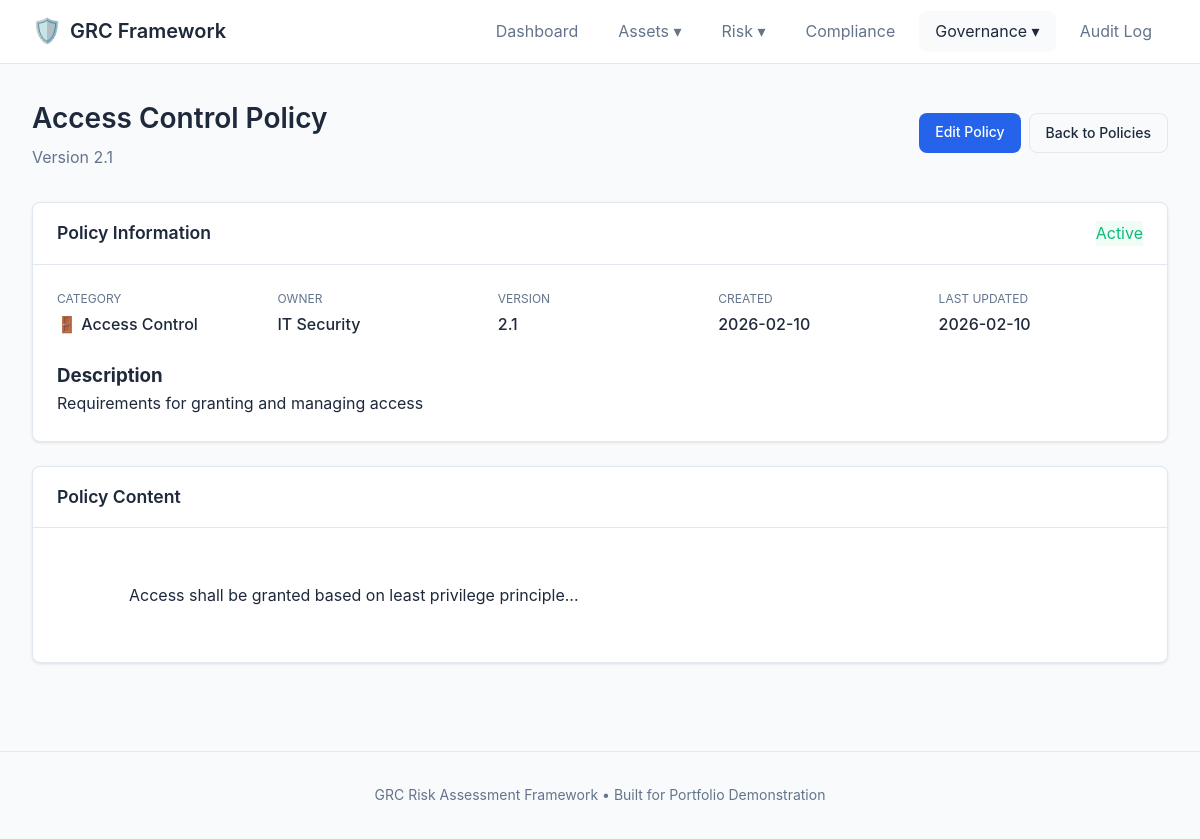
/policy/view/5, run on the app's committed database.
### app.py (models this page shows)
class Policy(db.Model):
    id = db.Column(db.Integer, primary_key=True)
    name = db.Column(db.String(200), nullable=False)
    description = db.Column(db.Text)
    category = db.Column(db.String(100))  # Security, Privacy, Access Control, Incident Response
    version = db.Column(db.String(20), default='1.0')
    owner = db.Column(db.String(100))
    status = db.Column(db.String(20), default='Draft')  # Draft, Active, Under Review, Retired
    effective_date = db.Column(db.Date)
    review_date = db.Column(db.Date)
    content = db.Column(db.Text)
    created_at = db.Column(db.DateTime, default=datetime.utcnow)
    updated_at = db.Column(db.DateTime, default=datetime.utcnow, onupdate=datetime.utcnow)

### app.py (the view)
@app.route('/policy/view/<int:id>')
def view_policy(id):
    policy = Policy.query.get_or_404(id)
    return render_template('view_policy.html', policy=policy)

### templates/view_policy.html (shortened to what this page needs)
{% extends 'base.html' %}
{% block content %}
<div class="page-header">
    <div>
        <h1>{{ policy.name }}</h1>
        <p class="subtitle">Version {{ policy.version }}</p>
    </div>
    <div class="header-actions">
        <a href="{{ url_for('edit_policy', id=policy.id) }}" class="btn btn-primary">Edit Policy</a>
        <a href="{{ url_for('policies') }}" class="btn btn-secondary">Back to Policies</a>
    </div>
</div>
<div class="policy-detail">
    <div class="card">
        <div class="card-header">
            <h2>Policy Information</h2>
            <span class="policy-status status-{{ policy.status|lower|replace(' ', '-') }}">{{ policy.status }}</span>
        </div>
        <div class="card-body">
            <div class="policy-meta-grid">
                <div class="meta-item">
                    <span class="meta-label">Category</span>
                    <span class="meta-value">
                        {% if policy.category == 'Security' %}🔒
                        {% elif policy.category == 'Privacy' %}🔐
                        {% elif policy.category == 'Access Control' %}🚪
                        {% elif policy.category == 'Incident Response' %}🚨
                        {% else %}📋{% endif %}
                        {{ policy.category }}
                    </span>
                </div>
                <div class="meta-item">
                    <span class="meta-label">Owner</span>
                    <span class="meta-value">{{ policy.owner or 'Unassigned' }}</span>
                </div>
                <div class="meta-item">
                    <span class="meta-label">Version</span>
                    <span class="meta-value">{{ policy.version }}</span>
                </div>
                <div class="meta-item">
                    <span class="meta-label">Created</span>
                    <span class="meta-value">{{ policy.created_at.strftime('%Y-%m-%d') }}</span>
                </div>
                <div class="meta-item">
                    <span class="meta-label">Last Updated</span>
                    <span class="meta-value">{{ policy.updated_at.strftime('%Y-%m-%d') }}</span>
                </div>
            </div>
            {% if policy.description %}
            <div class="policy-description-full">
                <h3>Description</h3>
                <p>{{ policy.description }}</p>
            </div>
            {% endif %}
        </div>
    </div>
    <div class="card">
        <div class="card-header">
            <h2>Policy Content</h2>
        </div>
        <div class="card-body">
            {% if policy.content %}
            <div class="policy-content">
                {{ policy.content|safe }}
            </div>
            {% else %}
            <div class="empty-state">
                <p>No content has been added to this policy yet.</p>
                <a href="{{ url_for('edit_policy', id=policy.id) }}" class="btn btn-primary">Add Content</a>
            </div>
            {% endif %}
        </div>
    </div>
</div>
{% endblock %}

### static/style.css (style rules this page uses)
:root { --primary: #2563eb; --primary-dark: #1d4ed8; --secondary: #64748b; --success: #10b981; --warning: #f59e0b; --danger: #ef4444; --critical: #dc2626; --high: #ea580c; --medium: #eab308; --low: #22c55e; --bg: #f8fafc; --bg-card: #ffffff; --border: #e2e8f0; --text: #1e293b; --text-muted: #64748b; --radius: 8px; --shadow: 0 1px 3px rgba(0,0,0,0.1); --shadow-lg: 0 4px 6px rgba(0,0,0,0.1); }
* { margin: 0; padding: 0; box-sizing: border-box; }
body { font-family: -apple-system, BlinkMacSystemFont, 'Segoe UI', Roboto, Oxygen, Ubuntu, sans-serif; background: var(--bg); color: var(--text); line-height: 1.6; min-height: 100vh; }
a { color: var(--primary); text-decoration: none; }
.page-header { display: flex; justify-content: space-between; align-items: center; margin-bottom: 2rem; flex-wrap: wrap; gap: 1rem; }
.page-header h1 { font-size: 1.75rem; font-weight: 600; }
.subtitle { color: var(--text-muted); margin-top: 0.25rem; }
.header-actions { display: flex; gap: 0.5rem; }
.card { background: var(--bg-card); border: 1px solid var(--border); border-radius: var(--radius); box-shadow: var(--shadow); margin-bottom: 1.5rem; }
.card-header { display: flex; justify-content: space-between; align-items: center; padding: 1rem 1.5rem; border-bottom: 1px solid var(--border); }
.card-header h2, .card-header h3 { font-size: 1.1rem; font-weight: 600; }
.card-body { padding: 1.5rem; }
.status-active { background: #f0fdf4; color: var(--success); }
.btn { display: inline-block; padding: 0.5rem 1rem; border: none; border-radius: var(--radius); font-size: 0.875rem; font-weight: 500; cursor: pointer; transition: all 0.2s; text-decoration: none; }
.btn-primary { background: var(--primary); color: white; }
.btn-secondary { background: var(--bg); color: var(--text); border: 1px solid var(--border); }
.policy-meta-grid { display: grid; grid-template-columns: repeat(auto-fit, minmax(150px, 1fr)); gap: 1rem; margin-bottom: 1.5rem; }
.meta-item { display: flex; flex-direction: column; gap: 0.25rem; }
.meta-label { font-size: 0.75rem; color: var(--text-muted); text-transform: uppercase; }
.meta-value { font-weight: 500; }
.policy-content { white-space: pre-wrap; line-height: 1.8; }

### data on the page
Policy: name "Access Control Policy", version "2.1", status "Active", category "Access Control", owner "IT Security", created_at "2026-02-10", updated_at "2026-02-10", description "Requirements for granting and managing access", content "Access shall be granted based on least privilege principle..."
